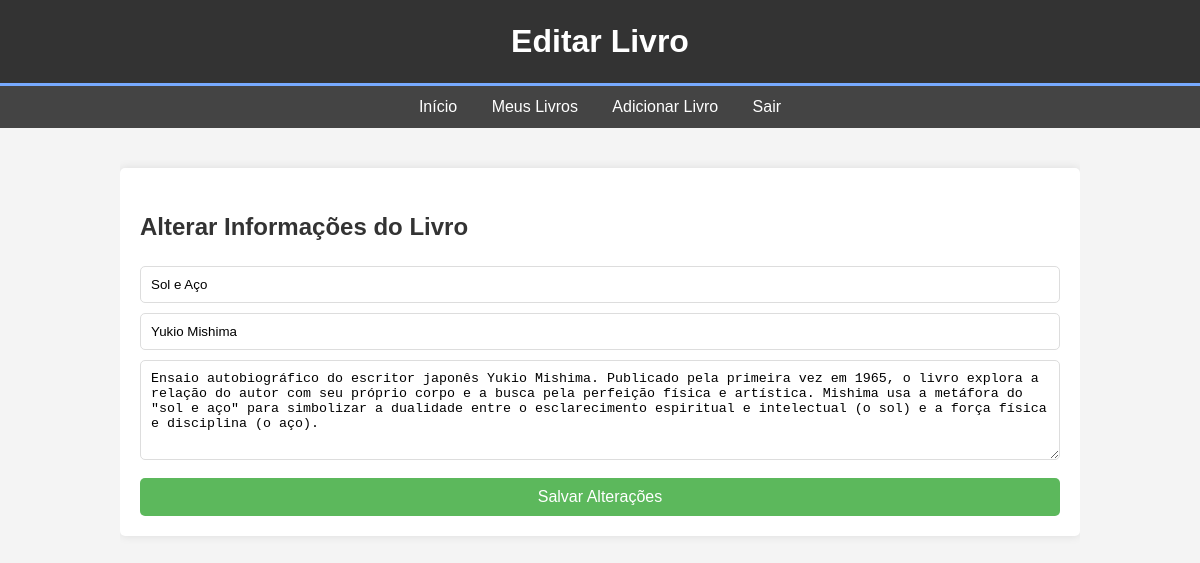
Screenshot of /editar_livro.php?id=2 (signed in) with the database file from the repository.
### tables this page shows
CREATE TABLE `livros` (
  `id` int(11) NOT NULL,
  `usuario_id` int(11) NOT NULL,
  `titulo` varchar(255) NOT NULL,
  `autor` varchar(255) NOT NULL,
  `descricao` text DEFAULT NULL,
  `data_criacao` timestamp NOT NULL DEFAULT current_timestamp()
);

### editar_livro.php (the view, shortened to what this page needs)
<?php
require_once 'includes/conexao.php';
$usuario_id = $_SESSION['usuario_id'];
$livro_id = isset($_GET['id']) ? (int)$_GET['id'] : 0;
if ($livro_id > 0) {
    $stmt = $conexao->prepare("SELECT id, titulo, autor, descricao FROM livros WHERE id = ? AND usuario_id = ?");
    $stmt->bind_param("ii", $livro_id, $usuario_id);
    $stmt->execute();
    $resultado = $stmt->get_result();
    if ($resultado->num_rows === 1) {
        $livro = $resultado->fetch_assoc();
    } else {
        $_SESSION['mensagem'] = "Livro não encontrado ou você não tem permissão para editá-lo.";
        header("Location: livros.php");
        exit();
    }
} else {
    header("Location: livros.php");
    exit();
}
?>
<!DOCTYPE html>
<html lang="pt-br">
<head>
    <link rel="stylesheet" href="css/estilo.css">
</head>
<body>
    <header><h1>Editar Livro</h1></header>
     <nav>
        <a href="dashboard.php">Início</a>
        <a href="livros.php">Meus Livros</a>
        <a href="novo_livro.php">Adicionar Livro</a>
        <a href="logout.php">Sair</a>
    </nav>
    <div class="container">
        <div class="form-container">
            <h2>Alterar Informações do Livro</h2>
            <form action="editar_livro.php?id=<?php echo $livro['id']; ?>" method="POST">
                <input type="text" name="titulo" placeholder="Título" value="<?php echo htmlspecialchars($livro['titulo']); ?>" required>
                <input type="text" name="autor" placeholder="Autor" value="<?php echo htmlspecialchars($livro['autor']); ?>" required>
                <textarea name="descricao" placeholder="Descrição"><?php echo htmlspecialchars($livro['descricao']); ?></textarea>
                <button type="submit">Salvar Alterações</button>
            </form>
        </div>
    </div>
</body>
</html>

### css/estilo.css (style rules this page uses)
body { font-family: Arial, sans-serif; background-color: #f4f4f4; color: #333; line-height: 1.6; margin: 0; padding: 0; }
.container { width: 80%; margin: auto; overflow: hidden; padding: 20px 0; }
header { background: #333; color: #fff; padding: 1rem 0; border-bottom: #77aaff 3px solid; }
header h1 { text-align: center; margin: 0; }
nav { background: #444; padding: 0.5rem; text-align: center; }
nav a { color: #fff; text-decoration: none; padding: 5px 15px; }
.form-container, .table-container { background: #fff; padding: 20px; margin-top: 20px; border-radius: 5px; box-shadow: 0 0 10px rgba(0,0,0,0.1); }
h2 { color: #333; }
input[type="text"], input[type="email"], input[type="password"], textarea { width: 100%; padding: 10px; margin-bottom: 10px; border-radius: 5px; border: 1px solid #ddd; box-sizing: border-box; }
textarea { resize: vertical; min-height: 100px; }
button { display: block; width: 100%; padding: 10px; border: none; background: #5cb85c; color: white; cursor: pointer; border-radius: 5px; font-size: 16px; }

### rows the page displays
livros: titulo "Sol e Aço", autor "Yukio Mishima", descricao "Ensaio autobiográfico do escritor japonês Yukio Mishima. Publicado pela primeira vez em 1965, o livro explora a relação do autor com seu próprio corpo e a busca pela perfeição física e artística. Mishima usa a metáfora do \"sol e aço\" para simbolizar a dualidade entre o esclarecimento espiritual e intelectual (o sol) e a força física e disciplina (o aço)."
